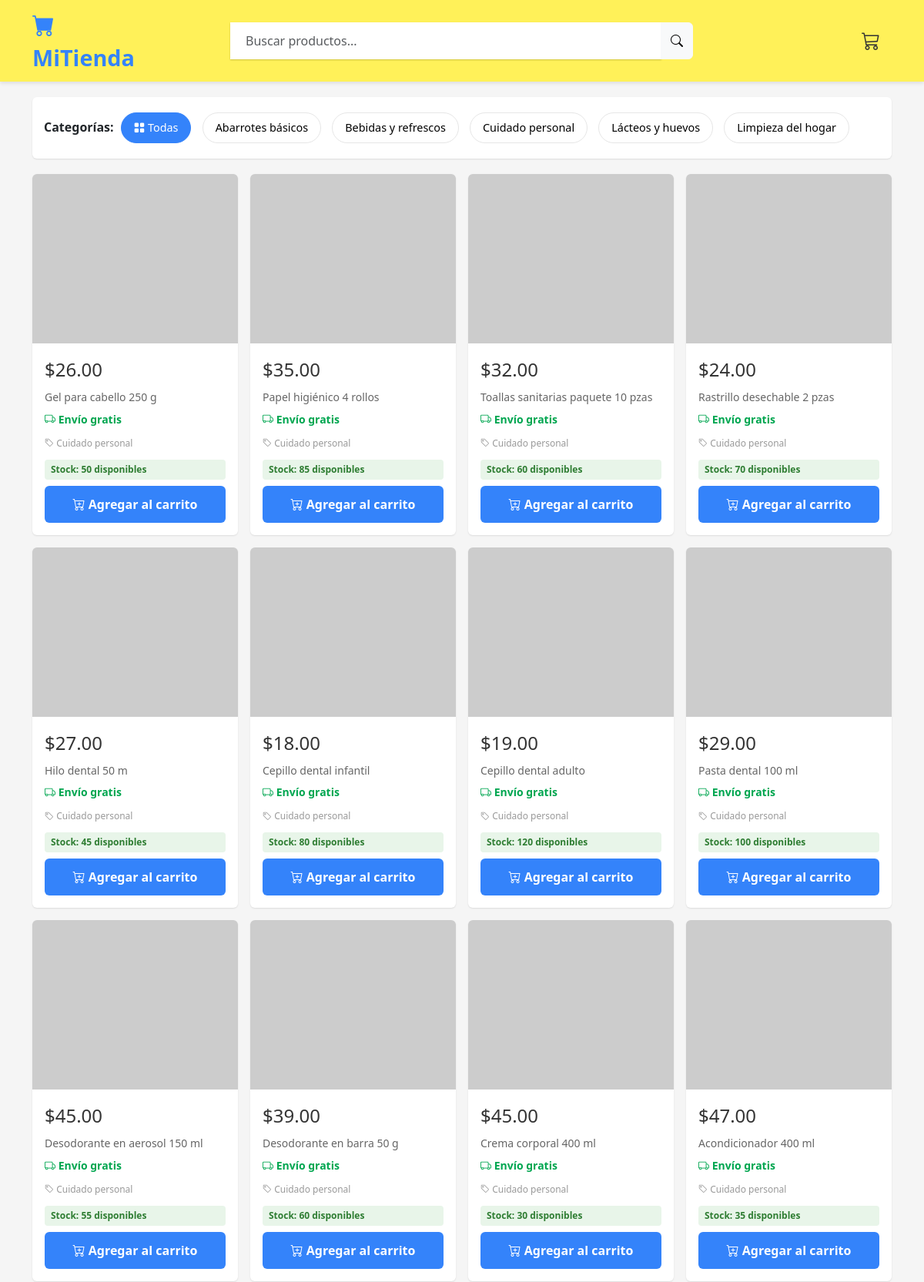
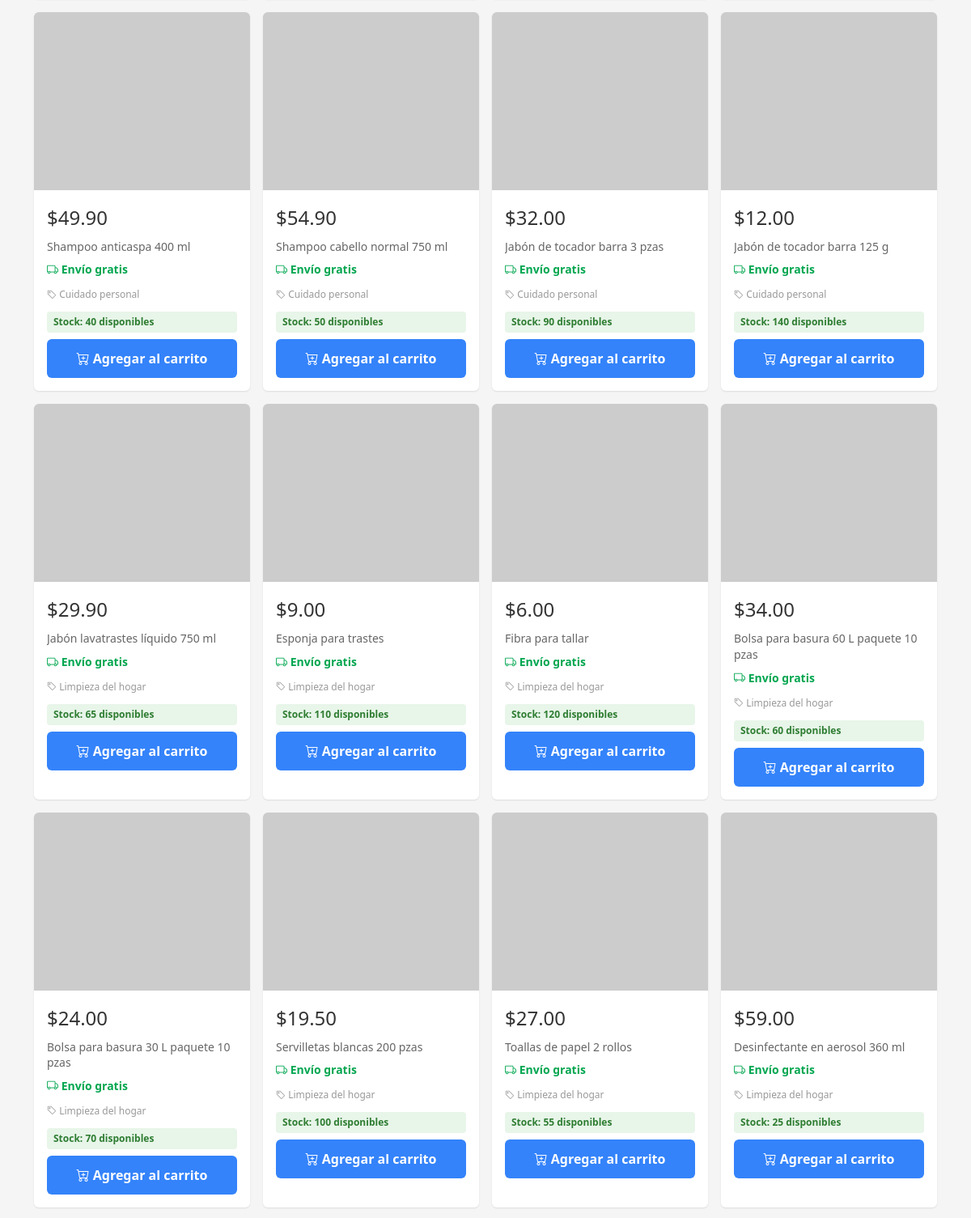
Screenshot of /index.php?action=client (signed in, upper part) with the database file from the repository (2 pictures, top to bottom).
### tables this page shows
CREATE TABLE `categorias` (
  `id` int(11) NOT NULL AUTO_INCREMENT,
  `nombre` varchar(80) NOT NULL,
  `creado_en` timestamp NULL DEFAULT current_timestamp(),
  PRIMARY KEY (`id`)
);

CREATE TABLE `productos` (
  `id` int(11) NOT NULL AUTO_INCREMENT,
  `nombre` varchar(120) NOT NULL,
  `descripcion` text DEFAULT NULL,
  `precio` decimal(10,2) NOT NULL DEFAULT 0.00,
  `stock` int(11) NOT NULL DEFAULT 0,
  `imagen_url` varchar(500) DEFAULT NULL,
  `categoria_id` int(11) DEFAULT NULL,
  `creado_en` timestamp NULL DEFAULT current_timestamp(),
  PRIMARY KEY (`id`),
  KEY `idx_productos_categoria` (`categoria_id`),
  CONSTRAINT `fk_productos_categoria`
    FOREIGN KEY (`categoria_id`) REFERENCES `categorias`(`id`)
    ON UPDATE CASCADE
    ON DELETE SET NULL
);

### app/Controllers/ClientController.php (called while the page is built, shortened)
<?php
require_once __DIR__ . '/../Models/Product.php';
require_once __DIR__ . '/../Models/Category.php';
require_once __DIR__ . '/../helpers/url.php';
class ClientController {
    public function index() {
        $database = new Database();
        $db = $database->getConnection();
        $searchQuery = trim($_GET['q'] ?? '');
        $productModel = new Product($db);
        $stmt = $searchQuery !== ''
            ? $productModel->search($searchQuery)
            : $productModel->getAll();
        $products = $stmt->fetchAll(PDO::FETCH_ASSOC);
        $categoryModel = new Category($db);
        $stmtCat = $categoryModel->getAll();
        $categories = $stmtCat->fetchAll(PDO::FETCH_ASSOC);
        require_once __DIR__ . '/../Views/client/index.php';
    }
}
?>

### app/Models/Category.php (called while the page is built, shortened)
<?php
class Category {
    private $conn;
    private $table_name = "categorias";
    public function __construct($db) {
        $this->conn = $db;
    }
    public function getAll() {
        $query = "SELECT id, nombre FROM " . $this->table_name . " ORDER BY nombre";
        $stmt = $this->conn->prepare($query);
        $stmt->execute();
        return $stmt;
    }
}
?>

### app/Models/Product.php (called while the page is built, shortened)
<?php
class Product {
    private $conn;
    private $table_name = "productos";
    public function __construct($db) {
        $this->conn = $db;
    }
    public function getAll() {
        $query = "SELECT p.id,
                         p.nombre,
                         p.nombre AS name,
                         p.descripcion,
                         p.descripcion AS description,
                         p.precio,
                         p.precio AS price,
                         p.stock,
                         p.imagen_url,
                         p.imagen_url AS image_url,
                         p.categoria_id,
                         c.nombre AS categoria_nombre,
                         c.nombre AS category_name
                  FROM " . $this->table_name . " p
                  LEFT JOIN categorias c ON p.categoria_id = c.id
                  ORDER BY p.id DESC";
        $stmt = $this->conn->prepare($query);
        $stmt->execute();
        return $stmt;
    }
}
?>

### app/helpers/url.php (called while the page is built, shortened)
<?php
if (!function_exists('url_for')) {
    function url_for(string $path = ''): string {
        $normalized = ltrim($path, '/');
        $prefix = BASE_PATH === '' ? '/' : BASE_PATH . '/';
        return $prefix . $normalized;
    }
}

### app/Views/client/index.php (the view, shortened to what this page needs)
<?php
require_once __DIR__ . '/header.php';
?>
<div class="container">
    <div class="filters-bar">
        <div class="d-flex flex-column flex-md-row justify-content-between align-items-md-center gap-3">
            <div>
                <strong>Categorías:</strong>
                <button class="filter-btn active" data-category="all">
                    <i class="bi bi-grid-fill"></i> Todas
                </button>
                <?php foreach ($categories as $category): ?>
                <button class="filter-btn" data-category="<?php echo $category['id']; ?>">
                    <?php echo htmlspecialchars($category['nombre']); ?>
                </button>
                <?php endforeach; ?>
            </div>
        </div>
    </div>
        <div class="products-grid">
            <?php foreach ($products as $product): ?>
            <div class="product-card" data-category="<?php echo $product['categoria_id']; ?>">
                <?php if (!empty($product['image_url'])): ?>
                    <img src="<?php echo htmlspecialchars($product['image_url']); ?>"
                         class="product-image"
                         alt="<?php echo htmlspecialchars($product['name']); ?>"
                         onerror="this.style.display='none'; this.nextElementSibling.style.display='flex';">
                <?php else: ?>
                    <div class="product-image-placeholder">
                        <i class="bi bi-image"></i>
                    </div>
                <?php endif; ?>
                <div class="product-body">
                    <div class="product-price">
                        $<?php echo number_format($product['price'], 2); ?>
                    </div>
                    <div class="product-title">
                        <?php echo htmlspecialchars($product['name']); ?>
                    </div>
                    <div class="product-shipping">
                        <i class="bi bi-truck"></i> Envío gratis
                    </div>
                    <div class="product-category">
                        <i class="bi bi-tag"></i> <?php echo htmlspecialchars($product['category_name'] ?? 'General'); ?>
                    </div>
                    <?php if ($product['stock'] < 10 && $product['stock'] > 0): ?>
                    <span class="stock-badge low-stock">¡Últimas <?php echo $product['stock']; ?> unidades!</span>
                    <?php elseif ($product['stock'] > 0): ?>
                    <span class="stock-badge">Stock: <?php echo $product['stock']; ?> disponibles</span>
                    <?php endif; ?>
                    <form method="POST" action="<?php echo url_for('index.php?action=add_to_cart'); ?>">
                        <button type="submit" class="add-to-cart-btn" <?php echo $product['stock'] <= 0 ? 'disabled' : ''; ?>>
                            <i class="bi bi-cart-plus"></i>
                            <?php echo $product['stock'] > 0 ? 'Agregar al carrito' : 'Sin stock'; ?>
                        </button>
                    </form>
                </div>
            </div>
            <?php endforeach; ?>
        </div>
    </div>
<?php require_once __DIR__ . '/footer.php'; ?>

### app/Views/client/header.php (style rules this page uses)
body { background: #f5f5f5; font-family: 'Segoe UI', Tahoma, Geneva, Verdana, sans-serif; }

### app/Views/client/index.php (style rules this page uses)
.filters-bar { background: white; padding: 15px; margin: 20px 0; border-radius: 6px; box-shadow: 0 1px 2px rgba(0,0,0,0.1); }
.filter-btn { border: 1px solid #e6e6e6; background: white; padding: 8px 16px; border-radius: 20px; margin: 5px; cursor: pointer; transition: all 0.2s; font-size: 0.9rem; }
.filter-btn:hover, .filter-btn.active { background: #3483fa; color: white; border-color: #3483fa; }
.products-grid { display: grid; grid-template-columns: repeat(auto-fill, minmax(220px, 1fr)); gap: 16px; margin-bottom: 40px; }
.product-card { background: white; border-radius: 6px; overflow: hidden; transition: all 0.2s; cursor: pointer; box-shadow: 0 1px 2px rgba(0,0,0,0.1); height: 100%; display: flex; flex-direction: column; }
.product-image { width: 100%; height: 220px; object-fit: cover; background: #f5f5f5; }
.product-body { padding: 16px; flex-grow: 1; display: flex; flex-direction: column; }
.product-price { font-size: 1.5rem; font-weight: 400; color: #333; margin-bottom: 8px; }
.product-title { font-size: 0.875rem; color: #666; margin-bottom: 8px; line-height: 1.4; overflow: hidden; display: -webkit-box; -webkit-line-clamp: 2; -webkit-box-orient: vertical; }
.product-shipping { color: #00a650; font-size: 0.875rem; font-weight: 600; margin-bottom: 12px; }
.product-category { font-size: 0.75rem; color: #999; margin-bottom: 12px; }
.add-to-cart-btn { background: #3483fa; color: white; border: none; padding: 12px; border-radius: 6px; font-weight: 600; width: 100%; cursor: pointer; transition: background 0.2s; margin-top: auto; }
.stock-badge { display: inline-block; background: #e8f5e9; color: #2e7d32; padding: 4px 8px; border-radius: 4px; font-size: 0.75rem; font-weight: 600; margin-bottom: 8px; }

### rows the page displays
categorias: nombre "Abarrotes básicos"
categorias: nombre "Bebidas y refrescos"
categorias: nombre "Cuidado personal"
categorias: nombre "Lácteos y huevos"
categorias: nombre "Limpieza del hogar"
productos: precio "26.00", nombre "Gel para cabello 250 g", categoria.nombre "Cuidado personal", stock "50", shows "Agregar al carrito"
productos: precio "35.00", nombre "Papel higiénico 4 rollos", categoria.nombre "Cuidado personal", stock "85", shows "Agregar al carrito"
productos: precio "32.00", nombre "Toallas sanitarias paquete 10 pzas", categoria.nombre "Cuidado personal", stock "60", shows "Agregar al carrito"
productos: precio "24.00", nombre "Rastrillo desechable 2 pzas", categoria.nombre "Cuidado personal", stock "70", shows "Agregar al carrito"
productos: precio "27.00", nombre "Hilo dental 50 m", categoria.nombre "Cuidado personal", stock "45", shows "Agregar al carrito"
productos: precio "18.00", nombre "Cepillo dental infantil", categoria.nombre "Cuidado personal", stock "80", shows "Agregar al carrito"
productos: precio "19.00", nombre "Cepillo dental adulto", categoria.nombre "Cuidado personal", stock "120", shows "Agregar al carrito"
productos: precio "29.00", nombre "Pasta dental 100 ml", categoria.nombre "Cuidado personal", stock "100", shows "Agregar al carrito"
productos: precio "45.00", nombre "Desodorante en aerosol 150 ml", categoria.nombre "Cuidado personal", stock "55", shows "Agregar al carrito"
productos: precio "39.00", nombre "Desodorante en barra 50 g", categoria.nombre "Cuidado personal", stock "60", shows "Agregar al carrito"
productos: precio "45.00", nombre "Crema corporal 400 ml", categoria.nombre "Cuidado personal", stock "30", shows "Agregar al carrito"
productos: precio "47.00", nombre "Acondicionador 400 ml", categoria.nombre "Cuidado personal", stock "35", shows "Agregar al carrito"
productos: precio "49.90", nombre "Shampoo anticaspa 400 ml", categoria.nombre "Cuidado personal", stock "40", shows "Agregar al carrito"
productos: precio "54.90", nombre "Shampoo cabello normal 750 ml", categoria.nombre "Cuidado personal", stock "50", shows "Agregar al carrito"
productos: precio "32.00", nombre "Jabón de tocador barra 3 pzas", categoria.nombre "Cuidado personal", stock "90", shows "Agregar al carrito"
productos: precio "12.00", nombre "Jabón de tocador barra 125 g", categoria.nombre "Cuidado personal", stock "140", shows "Agregar al carrito"
productos: precio "29.90", nombre "Jabón lavatrastes líquido 750 ml", categoria.nombre "Limpieza del hogar", stock "65", shows "Agregar al carrito"
productos: precio "9.00", nombre "Esponja para trastes", categoria.nombre "Limpieza del hogar", stock "110", shows "Agregar al carrito"
productos: precio "6.00", nombre "Fibra para tallar", categoria.nombre "Limpieza del hogar", stock "120", shows "Agregar al carrito"
productos: precio "34.00", nombre "Bolsa para basura 60 L paquete 10 pzas", categoria.nombre "Limpieza del hogar", stock "60", shows "Agregar al carrito"
productos: precio "24.00", nombre "Bolsa para basura 30 L paquete 10 pzas", categoria.nombre "Limpieza del hogar", stock "70", shows "Agregar al carrito"
productos: precio "19.50", nombre "Servilletas blancas 200 pzas", categoria.nombre "Limpieza del hogar", stock "100", shows "Agregar al carrito"
productos: precio "27.00", nombre "Toallas de papel 2 rollos", categoria.nombre "Limpieza del hogar", stock "55", shows "Agregar al carrito"
productos: precio "59.00", nombre "Desinfectante en aerosol 360 ml", categoria.nombre "Limpieza del hogar", stock "25", shows "Agregar al carrito"
